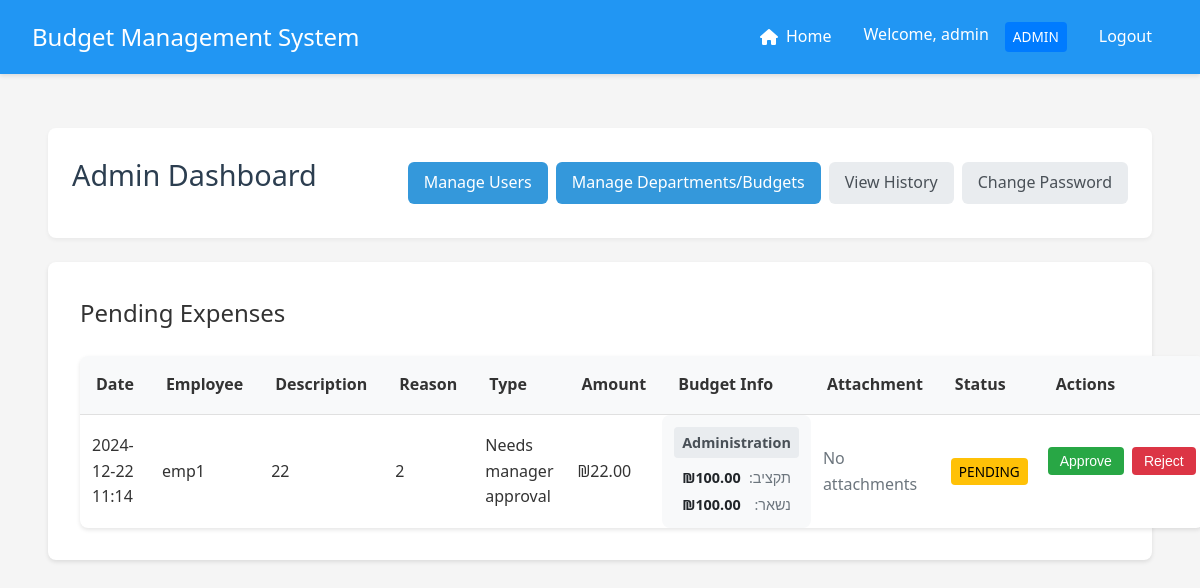
Page /manager/dashboard (signed in) on the earlier database version.
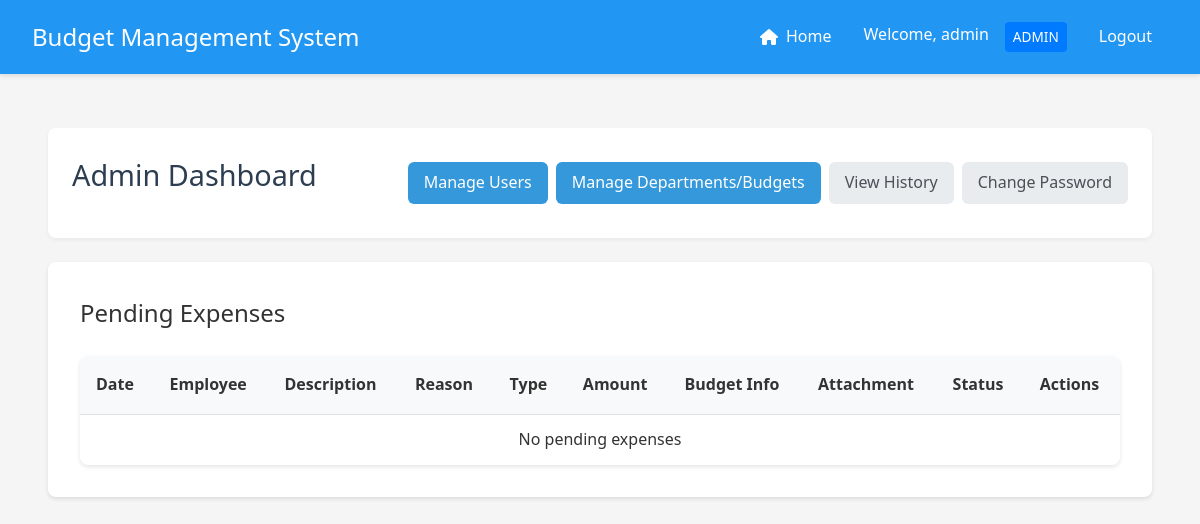
Same page on the later database version.
### app.py (models this page shows, shortened)
class User(UserMixin, db.Model):
    __tablename__ = 'user'
    id = db.Column(db.Integer, primary_key=True)
    username = db.Column(db.String(80), unique=True, nullable=False)
    email = db.Column(db.String(120), unique=False, nullable=False)
    password = db.Column(db.String(120), nullable=False)
    is_manager = db.Column(db.Boolean, default=False)
    is_admin = db.Column(db.Boolean, default=False)
    status = db.Column(db.String(20), default='active')  # active, inactive, pending
    department_id = db.Column(db.Integer, db.ForeignKey('department.id'))
    home_department = db.relationship('Department',
                                    foreign_keys=[department_id],
                                    back_populates='employees')
    managed_departments = db.relationship('Department',
                                       secondary=manager_departments,
                                       backref=db.backref('department_managers', lazy='dynamic'))
    submitted_expenses = db.relationship('Expense',
                                       primaryjoin='User.id==Expense.user_id',
                                       backref='submitter',
                                       lazy=True)
    handled_expenses = db.relationship('Expense',
                                     primaryjoin='User.id==Expense.manager_id',
                                     backref='handler',
                                     lazy=True)

class Expense(db.Model):
    __tablename__ = 'expense'
    id = db.Column(db.Integer, primary_key=True)
    amount = db.Column(db.Float, nullable=False)
    description = db.Column(db.String(200))
    reason = db.Column(db.String(500))
    type = db.Column(db.String(50), nullable=False, default='needs_approval')  # New field
    date = db.Column(db.DateTime, nullable=False, default=datetime.utcnow)
    status = db.Column(db.String(20), default='pending')
    user_id = db.Column(db.Integer, db.ForeignKey('user.id'), nullable=False)
    subcategory_id = db.Column(db.Integer, db.ForeignKey('subcategory.id'), nullable=False)
    quote_filename = db.Column(db.String(255))
    invoice_filename = db.Column(db.String(255))
    receipt_filename = db.Column(db.String(255))
    manager_id = db.Column(db.Integer, db.ForeignKey('user.id'), nullable=True)
    handled_at = db.Column(db.DateTime, nullable=True)
    rejection_reason = db.Column(db.String(500))

### app.py (the view, shortened to what this page needs)
@app.route('/manager/dashboard')
@login_required
def manager_dashboard():
    if not current_user.is_manager:
        return redirect(url_for('employee_dashboard'))
    dept_expenses = db.session.query(
        Department.id,
        db.func.sum(Expense.amount).label('total_expenses')
    ).join(
        Category, Department.id == Category.department_id
    ).join(
        Subcategory, Category.id == Subcategory.category_id
    ).join(
        Expense, Subcategory.id == Expense.subcategory_id
    ).filter(
        Expense.status == 'approved',
        Expense.type != 'future_approval'  # Exclude future approvals
    ).group_by(Department.id).subquery()
    cat_expenses = db.session.query(
        Category.id,
        db.func.sum(Expense.amount).label('total_expenses')
    ).join(
        Subcategory, Category.id == Subcategory.category_id
    ).join(
        Expense, Subcategory.id == Expense.subcategory_id
    ).filter(
        Expense.status == 'approved',
        Expense.type != 'future_approval'  # Exclude future approvals
    ).group_by(Category.id).subquery()
    subcat_expenses = db.session.query(
        Subcategory.id,
        db.func.sum(Expense.amount).label('total_expenses')
    ).join(
        Expense, Subcategory.id == Expense.subcategory_id
    ).filter(
        Expense.status == 'approved',
        Expense.type != 'future_approval'  # Exclude future approvals
    ).group_by(Subcategory.id).subquery()
    if current_user.username == 'admin':
        pending_expenses = Expense.query.join(User, Expense.user_id == User.id)\
            .join(Subcategory, Expense.subcategory_id == Subcategory.id)\
            .join(Category, Subcategory.category_id == Category.id)\
            .join(Department, Category.department_id == Department.id)\
            .outerjoin(dept_expenses, Department.id == dept_expenses.c.id)\
            .outerjoin(cat_expenses, Category.id == cat_expenses.c.id)\
            .outerjoin(subcat_expenses, Subcategory.id == subcat_expenses.c.id)\
            .filter(Expense.status == 'pending')\
            .add_columns(
                Department.name.label('department_name'),
                Department.budget.label('department_budget'),
                (Department.budget - db.func.coalesce(dept_expenses.c.total_expenses, 0)).label('department_remaining'),
                Category.name.label('category_name'),
                Category.budget.label('category_budget'),
                (Category.budget - db.func.coalesce(cat_expenses.c.total_expenses, 0)).label('category_remaining'),
                Subcategory.name.label('subcategory_name'),
                Subcategory.budget.label('subcategory_budget'),
                (Subcategory.budget - db.func.coalesce(subcat_expenses.c.total_expenses, 0)).label('subcategory_remaining')
            ).order_by(Expense.date.desc()).all()
    return render_template('manager_dashboard.html', expenses=pending_expenses)

### templates/manager_dashboard.html (shortened to what this page needs)
{% extends "base.html" %}
{% block content %}
<div class="container">
    <header class="dashboard-header">
        {% if current_user.is_admin %}
        <h1>Admin Dashboard</h1>
        {% else %}
        <h1>Manager Dashboard</h1>
        {% endif %}
        <div class="user-info">
            <div class="header-actions">
                {% if current_user.is_admin %}
                <a href="{{ url_for('manage_users') }}" class="button primary">Manage Users</a>
                <a href="{{ url_for('manage_departments') }}" class="button primary">Manage Departments/Budgets</a>
                {% else %}
                <a href="{{ url_for('submit_expense') }}" class="button primary">Submit Expense</a>
                {% endif %}
                <a href="{{ url_for('expense_history') }}" class="button secondary">View History</a>
                <a href="{{ url_for('change_password') }}" class="button secondary">Change Password</a>
            </div>
        </div>
    </header>
    <div class="card">
        <h2>Pending Expenses</h2>
        <div class="table-responsive">
            <table>
                <thead>
                    <tr>
                        <th>Date</th>
                        <th>Employee</th>
                        <th>Description</th>
                        <th>Reason</th>
                        <th>Type</th>
                        <th>Amount</th>
                        <th>Budget Info</th>
                        <th>Attachment</th>
                        <th>Status</th>
                        <th>Actions</th>
                    </tr>
                </thead>
                <tbody>
                    {% for expense, dept_name, dept_budget, dept_remaining, cat_name, cat_budget, cat_remaining, subcat_name, subcat_budget, subcat_remaining in expenses %}
                    <tr>
                        <td title="{{ expense.date.strftime('%Y-%m-%d %H:%M:%S') }}">{{ expense.date.strftime('%Y-%m-%d %H:%M') }}</td>
                        <td>{{ expense.submitter.username }}</td>
                        <td>{{ expense.description }}</td>
                        <td>{{ expense.reason }}</td>
                        <td>{{ expense.type|format_expense_type }}</td>
                        <td>₪{{ "%.2f"|format(expense.amount) }}</td>
                        <td class="budget-info">
                            <div class="budget-section">
                                <div class="budget-header">{{ dept_name }}</div>
                                <div class="budget-details">
                                    <div class="budget-item">
                                        <span class="label">תקציב:</span>
                                        <span class="amount">₪{{ "%.2f"|format(dept_budget) }}</span>
                                    </div>
                                    <div class="budget-item">
                                        <span class="label">נשאר:</span>
                                        <span class="amount {% if dept_remaining < expense.amount %}warning{% endif %}">
                                            ₪{{ "%.2f"|format(dept_remaining) }}
                                        </span>
                                    </div>
                                </div>
                            </div>
                        </td>
                        <td>
                            {% if not expense.quote_filename and not expense.invoice_filename and not expense.receipt_filename %}
                                <span class="text-muted">No attachments</span>
                            {% endif %}
                        </td>
                        <td class="status-{{ expense.status }}">
                            {% if expense.status == 'rejected' %}
                                <span class="badge danger">Rejected</span>
                                {% if expense.rejection_reason %}
                                    <div class="rejection-reason">
                                        <strong>Reason:</strong> {{ expense.rejection_reason }}
                                    </div>
                                {% endif %}
                            {% elif expense.status == 'approved' %}
                                <span class="badge success">Approved</span>
                            {% elif expense.status == 'pending' %}
                                <span class="badge warning">Pending</span>
                            {% endif %}
                        </td>
                        <td class="actions">
                            <div class="action-buttons">
                                <form action="{{ url_for('handle_expense', expense_id=expense.id, action='approve') }}" method="post" class="inline-form">
                                    <button type="submit" class="button success small">Approve</button>
                                </form>
                                <button onclick="showRejectModal({{ expense.id }})" class="button danger small">Reject</button>
                            </div>
                        </td>
                    </tr>
                    {% endfor %}
                    {% if not expenses %}
                    <tr>
                        <td colspan="10" class="text-center">No pending expenses</td>
                    </tr>
                    {% endif %}
                </tbody>
            </table>
        </div>
    </div>
</div>
{% endblock %}

### templates/base.html (shortened to what this page needs)
<!DOCTYPE html>
<html lang="en">
<head>
    <link rel="stylesheet" href="{{ url_for('static', filename='style.css') }}">
    <link href="https://cdnjs.cloudflare.com/ajax/libs/font-awesome/6.0.0/css/all.min.css" rel="stylesheet">
</head>
<body>
    <nav class="navbar">
        <div class="nav-brand">Budget Management System</div>
        <div class="nav-items">
            {% if current_user.is_authenticated %}
                {% if current_user.is_admin %}
                    <a href="{{ url_for('index') }}" class="nav-link">
                        <i class="fas fa-home"></i> Home
                    </a>
                {% endif %}
                <span class="user-info">
                    Welcome, {{ current_user.username }}
                    {% if current_user.is_admin %}
                        <span class="badge admin">ADMIN</span>
                    {% elif current_user.is_manager %}
                        <span class="badge">MANAGER</span>
                    {% endif %}
                </span>
                <a href="{{ url_for('logout') }}" class="nav-link">Logout</a>
            {% else %}
                <a href="{{ url_for('login') }}" class="nav-link">Login</a>
            {% endif %}
        </div>
    </nav>
    <div class="content">
        {% block content %}{% endblock %}
    </div>
</body>
</html>

Differences in the rows shown:
no longer on this page (row edited): Expense: date "2024-12-22 11:14", submitter.username "emp1", description "22", reason "2", type "Needs manager approval", amount "22.00", dept_name "Administration", dept_budget "100.00", dept_remaining "100.00", shows "No attachments", status "PENDING"
Other differences:
text now shown: "No pending expenses"
